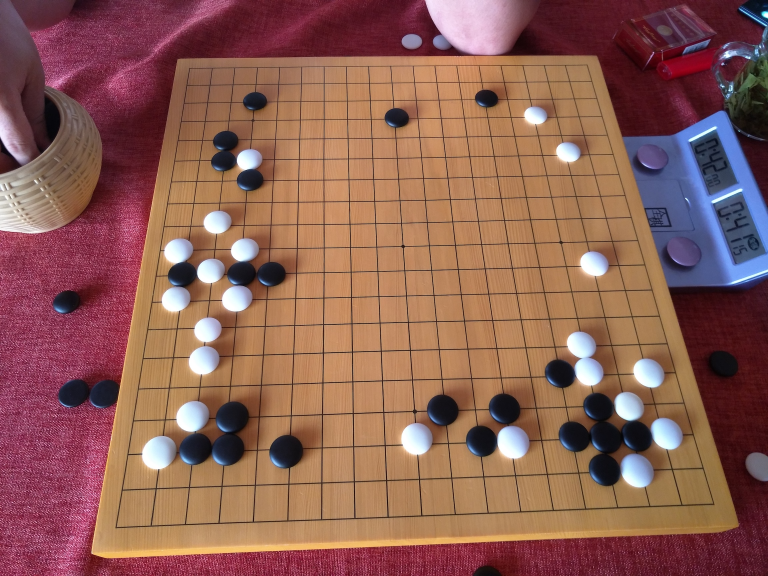
#> input picture data/raw/IMG20160706171004.jpg, 2304 x 1728 px (shown at 1/3 size)
$ python Tran-BoardDect-wDrag-5B-4.py
#> lines starting #> are read from the running program, lines starting #| are printed output that depends on the picture; after the words box and inside, x2 and y2 are one past the last pixel; in counts of white or black regions, pixels touching at a corner belong together
# 精简清理了代码的版本。可用。
import cv2
import numpy as np
from collections import defaultdict
import math
import Detectpiece

class InteractiveCornerAdjuster:
    """
    交互式角点调整器，允许用户拖动和确认棋盘角点。
    """
    def __init__(self, image, initial_corners):
        """
        初始化交互式角点调整器
        Args:
            image: 原始图像
            initial_corners: 初始角点 (lt, lb, rt, rb)
        """
        self.original_image = image.copy()
        self.display_image = image.copy()
        self.corners = list(initial_corners)
        self.corner_labels = ['左上', '左下', '右上', '右下']
        self.corner_colors = [(0, 255, 0), (0, 255, 255), (255, 0, 0), (255, 0, 255)]

        self.dragging = False
        self.selected_corner = -1
        self.corner_radius = 15
        self.confirmed = False

        self.window_name = "角点调整 - 拖动角点后按空格确认，ESC取消"

        cv2.namedWindow(self.window_name, cv2.WINDOW_NORMAL)
        cv2.setMouseCallback(self.window_name, self.mouse_callback)

        self.update_display()

    # [18 lines left out: function mouse_callback, not called in this run]

    def update_display(self):
        """更新显示图像，绘制角点和提示信息"""
        self.display_image = self.original_image.copy()

        if len(self.corners) == 4:
            pts = np.array([self.corners[0], self.corners[2], self.corners[3], self.corners[1]], np.int32)
            pts = pts.reshape((-1, 1, 2))
            cv2.polylines(self.display_image, [pts], True, (0, 0, 255), 2)

        for i, (corner, label, color) in enumerate(zip(self.corners, self.corner_labels, self.corner_colors)):
            cv2.circle(self.display_image, tuple(corner), self.corner_radius, color, -1)
            cv2.circle(self.display_image, tuple(corner), self.corner_radius, (0, 0, 0), 2)
            cv2.putText(self.display_image, label,
                       (corner[0] - 20, corner[1] - 25),
                       cv2.FONT_HERSHEY_SIMPLEX, 0.6, color, 2)
            cv2.putText(self.display_image, f"({corner[0]},{corner[1]})",
                       (corner[0] - 30, corner[1] + 40),
                       cv2.FONT_HERSHEY_SIMPLEX, 0.4, (255, 255, 255), 1)

        cv2.putText(self.display_image, "拖动角点调整位置",
                   (10, 30), cv2.FONT_HERSHEY_SIMPLEX, 0.8, (255, 255, 255), 2)
        cv2.putText(self.display_image, "空格键确认 | ESC取消",
                   (10, 60), cv2.FONT_HERSHEY_SIMPLEX, 0.8, (255, 255, 255), 2)

        cv2.imshow(self.window_name, self.display_image)

    # [21 lines left out: function validate_corners, not called in this run]

    def run(self):
        """运行交互式调整界面，等待用户操作"""
        print("开始交互式角点调整...")
        print("操作说明：")
        print("- 用鼠标拖动角点进行调整")
        print("- 按空格键确认调整结果")
        print("- 按ESC键取消调整")

        while True:
            key = cv2.waitKey(1) & 0xFF

            if key == 32:  # 空格键确认
                is_valid, message = self.validate_corners()
                if is_valid:
                    print(f"角点调整完成: {message}")
                    self.confirmed = True
                    break
                else:
                    print(f"角点验证失败: {message}")
                    continue

            elif key == 27:  # ESC键取消
                print("取消角点调整")
                self.confirmed = False
                break

        cv2.destroyWindow(self.window_name)
        return self.confirmed, tuple(self.corners)

def interactive_corner_adjustment(image, initial_corners):
    """
    交互式角点调整的主函数
    Args:
        image: 原始图像
        initial_corners: 初始角点 (lt, lb, rt, rb)
    Returns:
        confirmed: 是否确认调整
        final_corners: 最终角点坐标
    """
    adjuster = InteractiveCornerAdjuster(image, initial_corners)
    return adjuster.run()

def auto_resize_image(image, target_width):
    """
    自动缩放图片到合适的尺寸进行处理
    Args:
        image: 原始图像
        target_width: 目标宽度
    Returns:
        resized_img: 缩放后的图像
        scale_factor: 缩放比例
    """
    height, width = image.shape[:2]
    print(f"原图尺寸: {width} x {height}")

    if width > 2500:
        scale_factor = int((width * 10 / target_width))
        new_width = width * 10 // scale_factor
        new_height = height * 10 // scale_factor
        resized_img = cv2.resize(image, (new_width, new_height), interpolation=cv2.INTER_AREA)
        print(f"缩放后尺寸: {new_width} x {new_height} (缩放比例: {scale_factor:.3f})")
        return resized_img, scale_factor
    else:
        print("图片尺寸合适，无需缩放")
        return image, 1.0

def improve_edge_detection(img):
    """
    改进的边缘检测，减少图片边界干扰
    """
    gray = cv2.cvtColor(img, cv2.COLOR_BGR2GRAY)
    height, width = gray.shape

    mask = np.ones_like(gray) * 255
    border_size = max(10, min(width, height) // 50)
    mask[:border_size, :] = 0
    mask[-border_size:, :] = 0
    mask[:, :border_size] = 0
    mask[:, -border_size:] = 0

    blurred = cv2.GaussianBlur(gray, (3,3), 0)
    edges = cv2.Canny(blurred, 50, 100)
    edges = cv2.bitwise_and(edges, mask)

    return edges, mask

def find_board_contour_improved(contours, img_shape):
    """
    改进的棋盘轮廓查找，避免选择整个图片边界，并进行合理性检查
    """
    height, width = img_shape[:2]
    img_area = height * width

    candidates = []

    for item in contours:
        hull = cv2.convexHull(item)
        epsilon = 0.02 * cv2.arcLength(hull, True)
        approx = cv2.approxPolyDP(hull, epsilon, True)

        if len(approx) == 4 and cv2.isContourConvex(approx):
            ps = np.reshape(approx, (4,2))
            area = cv2.contourArea(approx)

            # 排除过大或过小的轮廓
            if area > img_area * 0.8 or area < img_area * 0.05:
                continue

            # 检查四个角点是否太接近图片边界
            margin = min(width, height) * 0.02
            too_close_to_edge = False
            for point in ps:
                x, y = point
                if (x < margin or x > width - margin or
                    y < margin or y > height - margin):
                    too_close_to_edge = True
                    break
            if too_close_to_edge:
                continue

            # 检查四边形的长宽比是否合理
            x_coords = ps[:, 0]
            y_coords = ps[:, 1]
            width_approx = max(x_coords) - min(x_coords)
            height_approx = max(y_coords) - min(y_coords)
            aspect_ratio = max(width_approx, height_approx) / min(width_approx, height_approx)
            if aspect_ratio > 2.0:
                continue

            candidates.append((approx, area, aspect_ratio))

    if not candidates:
        return None

    # 选择面积最大但长宽比合理的候选
    candidates.sort(key=lambda x: (-x[1], x[2]))
    best_candidate = candidates[0]

    # 重新整理角点顺序 (左上, 左下, 右上, 右下)
    ps = np.reshape(best_candidate[0], (4,2))
    ps = ps[np.lexsort((ps[:,0],))]
    lt, lb = ps[:2][np.lexsort((ps[:2,1],))]
    rt, rb = ps[2:][np.lexsort((ps[2:,1],))]

    return (lt, lb, rt, rb)

def validate_board_corners(corners, img):
    """
    验证检测到的棋盘角点是否合理，检查对角线和边长比例
    """
    if corners is None:
        return False

    lt, lb, rt, rb = corners

    diag1 = np.sqrt((rt[0] - lb[0])**2 + (rt[1] - lb[1])**2)
    diag2 = np.sqrt((lt[0] - rb[0])**2 + (lt[1] - rb[1])**2)
    diag_ratio = max(diag1, diag2) / min(diag1, diag2)
    if diag_ratio > 1.5:
        return False

    side_lengths = [
        np.sqrt((rt[0] - lt[0])**2 + (rt[1] - lt[1])**2),
        np.sqrt((rb[0] - rt[0])**2 + (rb[1] - rb[1])**2),
        np.sqrt((lb[0] - rb[0])**2 + (lb[1] - rb[1])**2),
        np.sqrt((lt[0] - lb[0])**2 + (lt[1] - lb[1])**2)
    ]
    min_side = min(side_lengths)
    max_side = max(side_lengths)
    side_ratio = max_side / min_side
    if side_ratio > 1.8:
        return False

    return True

def line_intersection(line1, line2):
    """计算两条线的交点"""
    x1, y1, x2, y2 = line1
    x3, y3, x4, y4 = line2

    denom = (x1 - x2) * (y3 - y4) - (y1 - y2) * (x3 - x4)
    if abs(denom) < 1e-10: # 接近0表示平行或重合
        return None

    t = ((x1 - x3) * (y3 - y4) - (y1 - y3) * (x3 - x4)) / denom

    x = x1 + t * (x2 - x1)
    y = y1 + t * (y2 - y1)

    return (int(x), int(y))

def merge_lines(lines, is_horizontal=True, tolerance=10):
    """合并相近的平行线"""
    if not lines:
        return []

    merged = []

    if is_horizontal:
        lines.sort(key=lambda line: (line[1] + line[3]) / 2)
    else:
        lines.sort(key=lambda line: (line[0] + line[2]) / 2)

    current_group = [lines[0]]

    for i in range(1, len(lines)):
        if is_horizontal:
            current_pos = (current_group[-1][1] + current_group[-1][3]) / 2
            new_pos = (lines[i][1] + lines[i][3]) / 2
        else:
            current_pos = (current_group[-1][0] + current_group[-1][2]) / 2
            new_pos = (lines[i][0] + lines[i][2]) / 2

        if abs(new_pos - current_pos) < tolerance:
            current_group.append(lines[i])
        else:
            if current_group:
                avg_line = np.mean(current_group, axis=0).astype(int)
                merged.append(avg_line)
            current_group = [lines[i]]

    if current_group:
        avg_line = np.mean(current_group, axis=0).astype(int)
        merged.append(avg_line)

    return merged

# V5-2 版本，
# 读取图像
#img = cv2.imread('../data/raw/bd317d54.webp')
#img = cv2.imread('../data/raw/IMG20171015161921.jpg')
#img = cv2.imread('../data/raw/OGS3.jpeg')
img = cv2.imread('../data/raw/IMG20160706171004.jpg')
#> img is the input picture: shape (1728, 2304, 3); mean B, G, R 83.9, 95.2, 141.8
# [7 lines of commented-out code are left out]


if img is None:
    print("没找到照片")
    exit()

original_img = img.copy()
cv2.imshow("原始图片", original_img)
cv2.moveWindow("原始图片", 0, 0)

# 自动缩放图片
img, scale_factor = auto_resize_image(img, target_width=1500)
#| 原图尺寸: 2304 x 1728
#> scale_factor = 1

# 根据图片大小选择参数集
current_width = img.shape[1]
if current_width <= 1000:
    print("使用小图参数集")
    perspective_size = 400
    hough_threshold = 40
    min_line_length = 50
    max_line_gap = 8
    line_filter_length = 25
    merge_tolerance_val = 8
    row_tolerance = 12
    min_dist_threshold = 12
    min_radius = 4
    max_radius = 15
    min_dist_circles = 12
    min_points_per_row = 8
elif current_width <= 1500:
    print("使用中图参数集")
    perspective_size = 510
    hough_threshold = 60
    min_line_length = 70
    max_line_gap = 10
    line_filter_length = 35
    merge_tolerance_val = 20
    row_tolerance = 15
    min_dist_threshold = 15
    min_radius = 6
    max_radius = 20
    min_dist_circles = 15
    min_points_per_row = 12
else:
    print("使用大图参数集")
    perspective_size = 660
    hough_threshold = 80
    min_line_length = 100
    max_line_gap = 10
    line_filter_length = 50
    merge_tolerance_val = 15
    row_tolerance = 20
    min_dist_threshold = 20
    min_radius = 8
    max_radius = 25
    min_dist_circles = 20
    min_points_per_row = 15

print(f"参数设置: perspective_size={perspective_size}, hough_threshold={hough_threshold}, ...")


# 棋盘角点检测尝试多种方案
rect = None
im_gray = cv2.cvtColor(img, cv2.COLOR_BGR2GRAY) # 定义 im_gray 用于后续使用
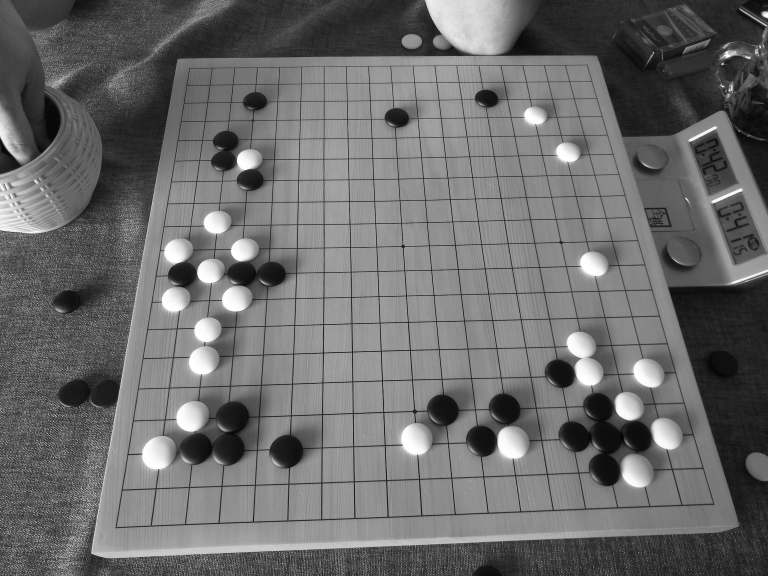
#> im_gray: shape (1728, 2304) (shown at 1/3 size); min 1, max 255, mean 107.9

# 方案1: 改进的边缘检测
print("开始改进的透视变换...")
print("尝试方案1: 改进的边缘检测...")
im_edge_improved, mask = improve_edge_detection(img)
#> in improve_edge_detection, `edges = cv2.Canny(blurred, 50, 100)`:
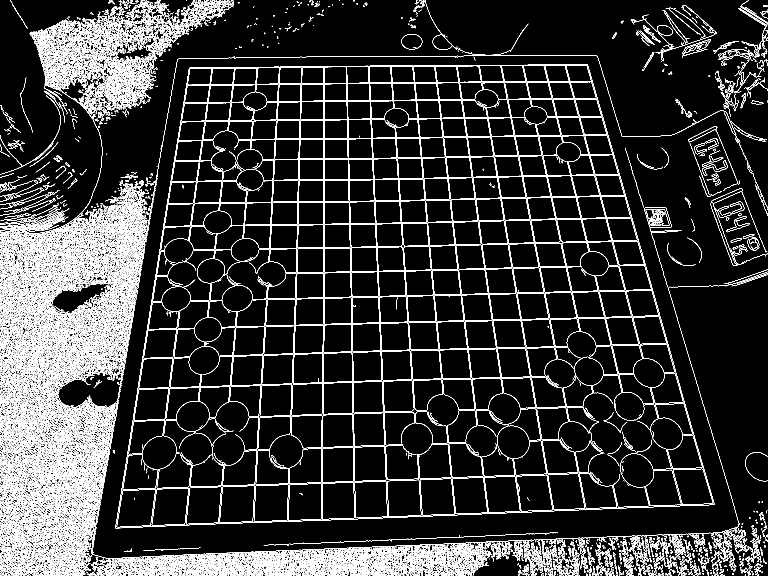
#> edges: shape (1728, 2304) (shown at 1/3 size); 9.1% white in thin lines or dots
#> in improve_edge_detection, `edges = cv2.bitwise_and(edges, mask)`:
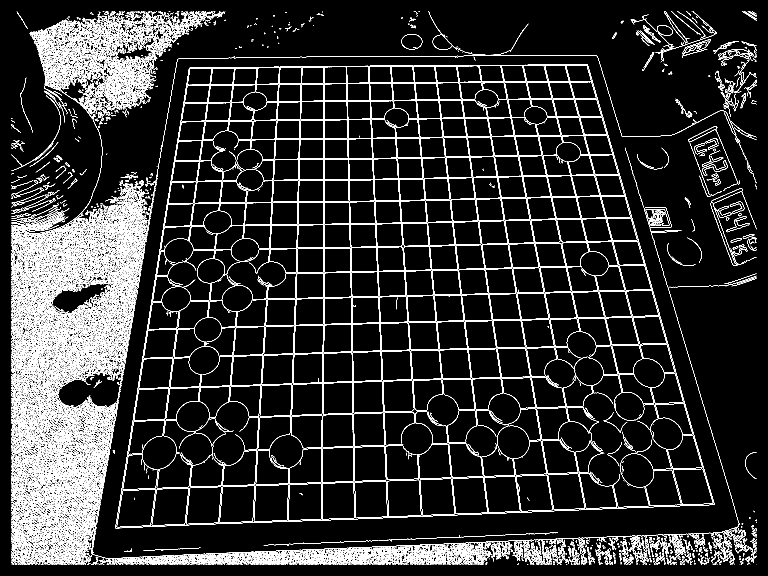
#> edges: shape (1728, 2304) (shown at 1/3 size); 8% white in thin lines or dots
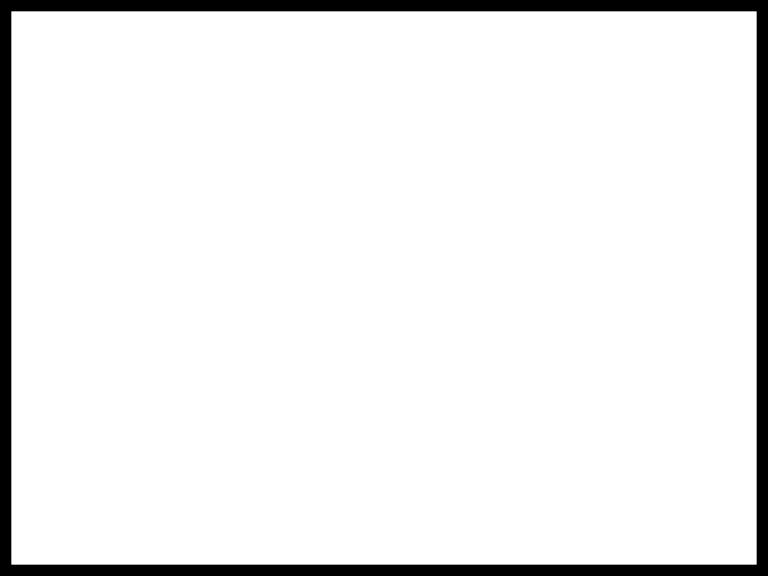
#> mask: shape (1728, 2304) (shown at 1/3 size); 93.2% white; 1 black region
cv2.imshow('改进边缘检测', im_edge_improved)
cv2.moveWindow("改进边缘检测", 300, 0)
contours, hierarchy = cv2.findContours(im_edge_improved, cv2.RETR_EXTERNAL, cv2.CHAIN_APPROX_SIMPLE)
#> contours = 8551 contours, 7493 with area under 20; largest, box (x1, y1, x2, y2) and area: (972, 199, 1195, 604) 69666, (1122, 413, 1374, 887) 57200, (346, 193, 2144, 1585) 52584, (445, 609, 812, 1255) 51796, (734, 541, 1051, 821) 49450
print(f"方案1找到 {len(contours)} 个轮廓")
#| 方案1找到 8551 个轮廓
rect = find_board_contour_improved(contours, img.shape)
#> the loop in find_board_contour_improved, `for item in contours:` made 8551 passes
#> (epsilon, ps) on pass 199: (0.411, [[406, 1688], [406, 1691], [399, 1693], [400, 1689]])
#> after the loop in find_board_contour_improved, `for item in contours:`: candidates = [([[2142, 1514], [346, 1584], [567, 204], [1763, 194]], 2022760, 1.29)]
#> in find_board_contour_improved, `best_candidate = candidates[0]`: best_candidate = ([[2142, 1514], [346, 1584], [567, 204], [1763, 194]], 2022760, 1.29)
#> in find_board_contour_improved, `ps = np.reshape(best_candidate[0], (4,2))`: ps = [[2142, 1514], [346, 1584], [567, 204], [1763, 194]]
#> in find_board_contour_improved, `ps = ps[np.lexsort((ps[:,0],))]`: ps = [[346, 1584], [567, 204], [1763, 194], [2142, 1514]]
#> in find_board_contour_improved, `lt, lb = ps[:2][np.lexsort((ps[:2,1],))]`: lt = [567, 204]; lb = [346, 1584]
#> in find_board_contour_improved, `rt, rb = ps[2:][np.lexsort((ps[2:,1],))]`: rt = [1763, 194]; rb = [2142, 1514]
#> rect = ([567, 204], [346, 1584], [1763, 194], [2142, 1514])
if rect is not None and not validate_board_corners(rect, img):
#> in validate_board_corners, `lt, lb, rt, rb = corners`: lt = [567, 204]; lb = [346, 1584]; rt = [1763, 194]; rb = [2142, 1514]
#> in validate_board_corners, `diag1 = np.sqrt((rt[0] - lb[0])**2 + (rt[1] - lb[1])**2)`: diag1 = 1984.9
#> in validate_board_corners, `diag2 = np.sqrt((lt[0] - rb[0])**2 + (lt[1] - rb[1])**2)`: diag2 = 2048.6
#> in validate_board_corners, `diag_ratio = max(diag1, diag2) / min(diag1, diag2)`: diag_ratio = 1.03
#> in validate_board_corners, `side_lengths = [ np.sqrt((rt[0] - lt[0])**2 + (rt[1] - lt[1])**2), np...`: side_lengths = [1196, 379, 1797.4, 1397.6]
#> in validate_board_corners, `min_side = min(side_lengths)`: min_side = 379
#> in validate_board_corners, `max_side = max(side_lengths)`: max_side = 1797.4
#> in validate_board_corners, `side_ratio = max_side / min_side`: side_ratio = 4.74
    print("方案1角点验证失败")
    rect = None

# 方案2: 原始Canny + 轻微dilate (如果方案1失败)
if rect is None:
    print("尝试方案2: 原始Canny + 轻微dilate...")
    im_gray_blur = cv2.GaussianBlur(im_gray, (3,3), 0) # 使用 im_gray
    im_edge_original = cv2.Canny(im_gray_blur, 50, 100)
    kernel = np.ones((2, 2), np.uint8)
    im_edge_dilated = cv2.dilate(im_edge_original, kernel, iterations=1)
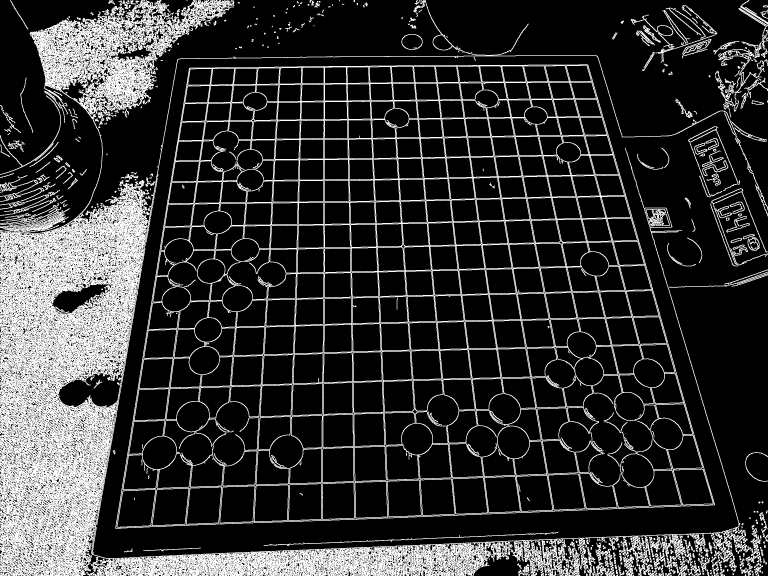
#> im_edge_dilated: shape (1728, 2304) (shown at 1/3 size); 19.5% white; 604 white regions (106 under 20 px)
    cv2.imshow('原始Canny + 轻微膨胀', im_edge_dilated)
    cv2.moveWindow("原始Canny + 轻微膨胀", 600, 0)
    contours2, hierarchy2 = cv2.findContours(im_edge_dilated, cv2.RETR_EXTERNAL, cv2.CHAIN_APPROX_SIMPLE)
#> contours2 = 526 contours, 199 with area under 20; largest, box (x1, y1, x2, y2) and area: (346, 193, 2145, 1586) 2028194, (0, 0, 2304, 1728) 616094, (2134, 565, 2304, 796) 2670, (1204, 102, 1268, 150) 2348, (1892, 44, 2024, 144) 1749
    print(f"方案2找到 {len(contours2)} 个轮廓")
#| 方案2找到 526 个轮廓
#> (the rest of the program and of its run is left out)
